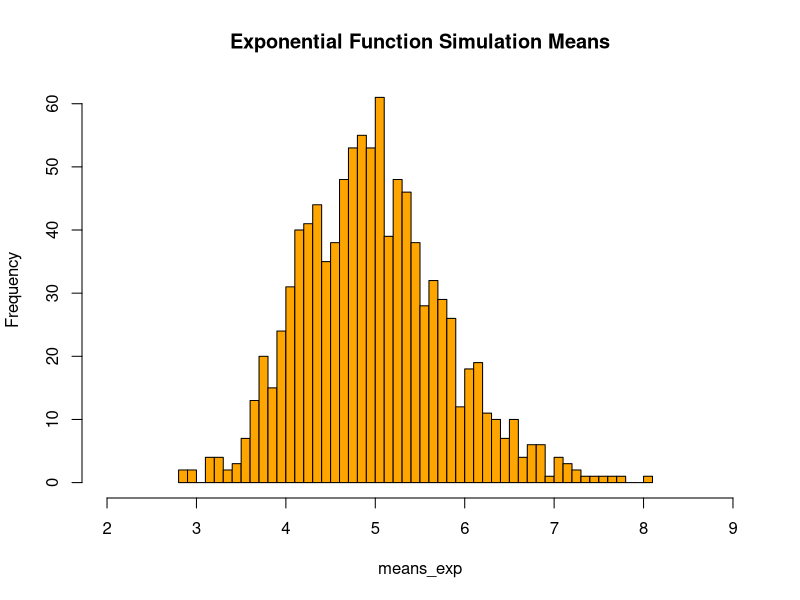
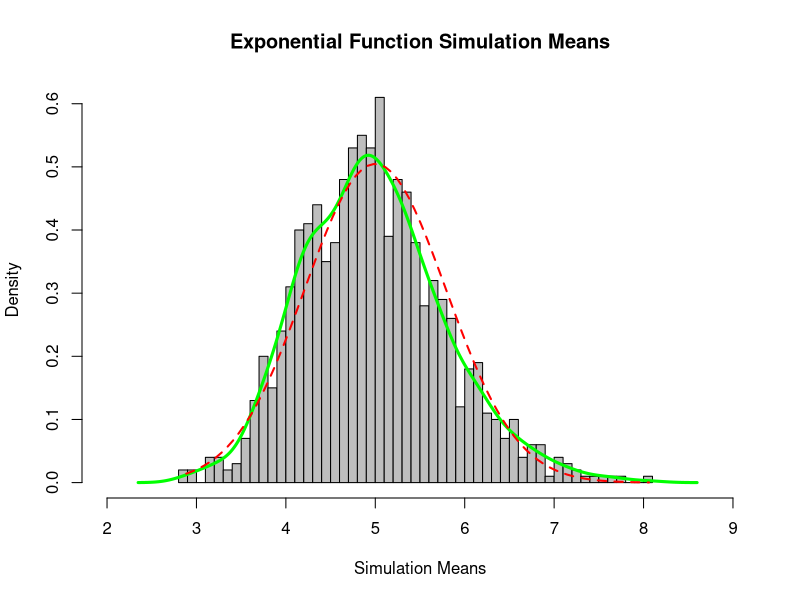

These figures' R source, in order:
## ---- chunk 1
# set seed for reproducability
set.seed(2016)

# Set sampling values as described in the project instructions
lambda <- 0.2   # lambda

n <- 40         # number of exponentials

simulations <- 1000    # number of simulations

#Run simulations
simulated_exponential <- replicate(simulations, rexp(n, lambda))

#Calc the means of the exponential simulations
means_exp <- apply(simulated_exponential, 2, mean)

#Histogram of the means

hist(means_exp, breaks=40, xlim = c(2,9), main="Exponential Function Simulation Means", col = "orange")


## ---- chunk 2
sample_mean <- mean(means_exp)
cat("sample mean: ", sample_mean)
theoretical_mean <- 1/lambda
cat("theoretical mean: ", theoretical_mean)
## ---- chunk 3
sample_var <- var(means_exp)
cat("sample variance: ", sample_var)
theoretical_var <- (1/lambda)^2/n
cat("theoretical variance: ", theoretical_var)
## ---- chunk 4
hist(means_exp, prob=TRUE, col="grey", main="Exponential Function Simulation Means", breaks=40, xlim=c(2,9), xlab = "Simulation Means")
lines(density(means_exp), lwd=3, col="green")

x <- seq(min(means_exp), max(means_exp), length=2*n)
y <- dnorm(x, mean=1/lambda, sd=sqrt(((1/lambda)/sqrt(n))^2))
lines(x, y, pch=20, col="red", lwd=2, lty = 2)
